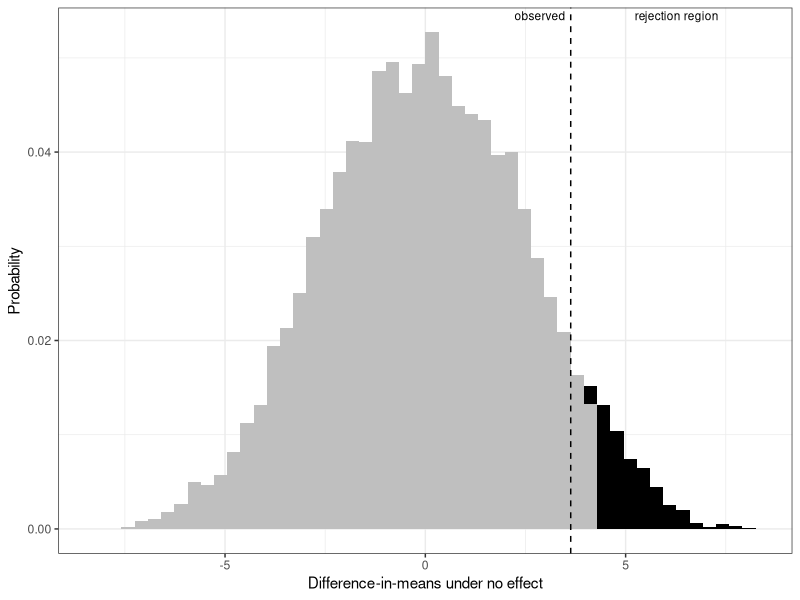
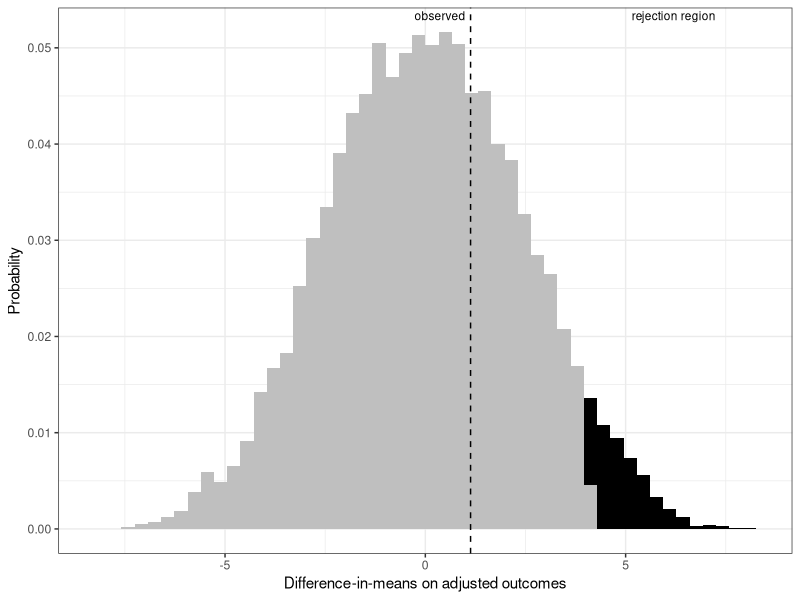
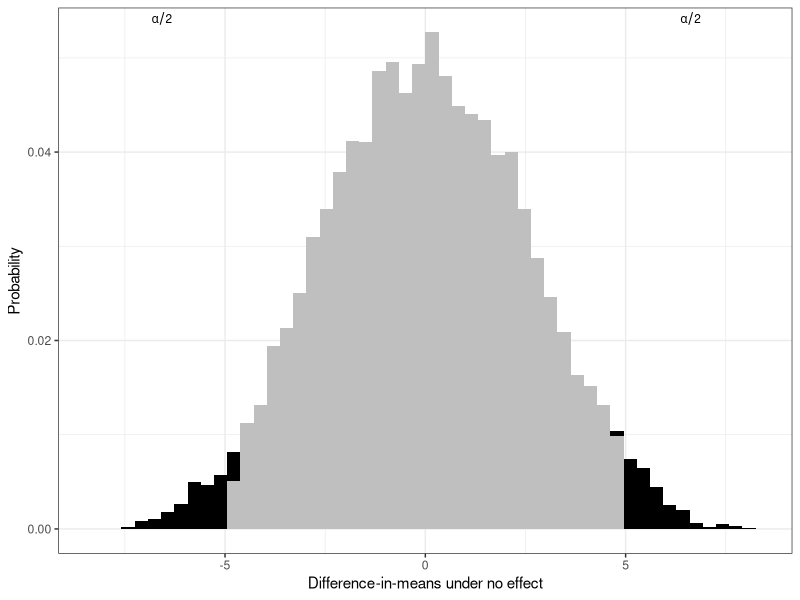
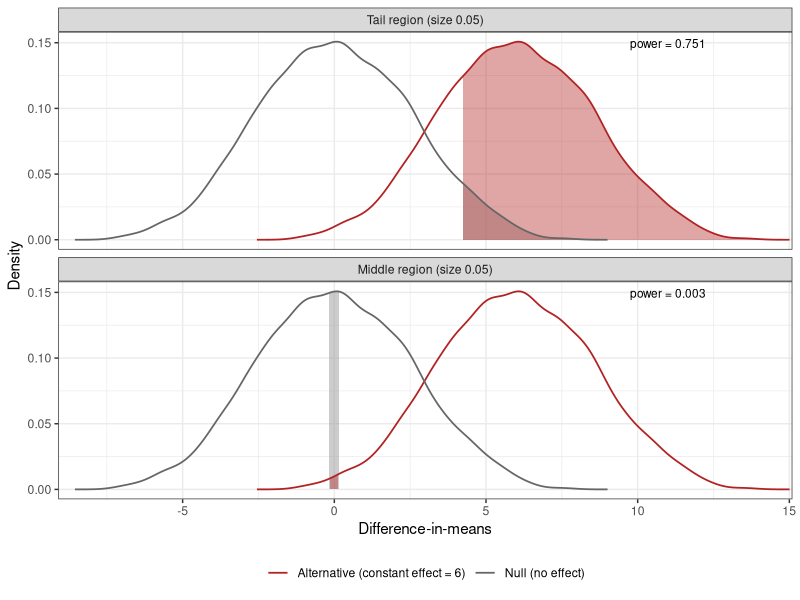
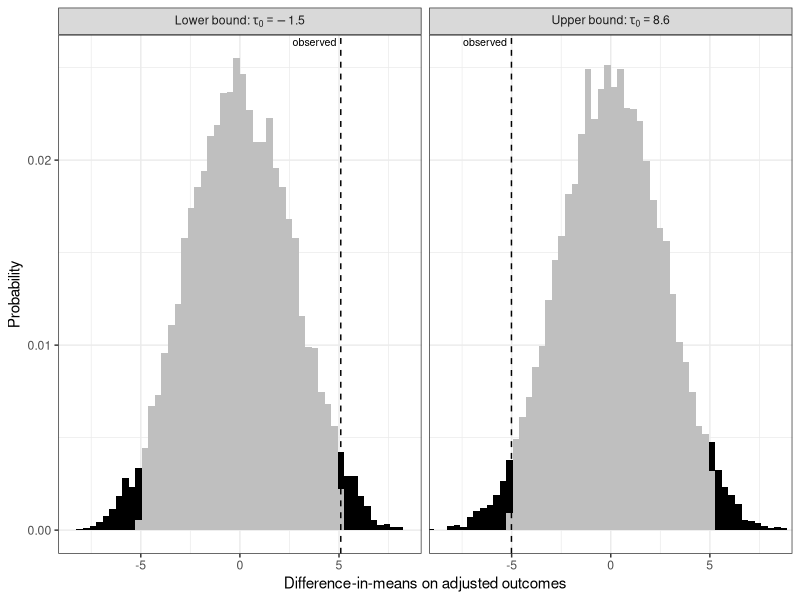
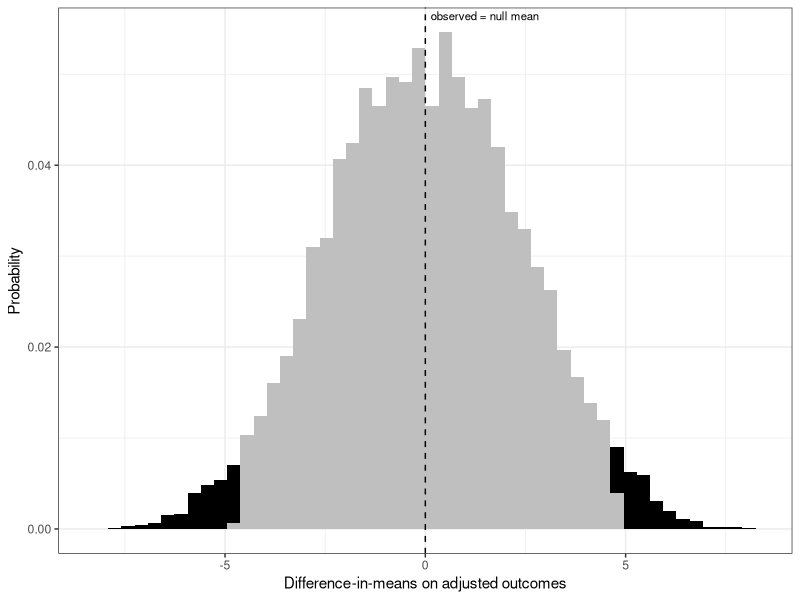
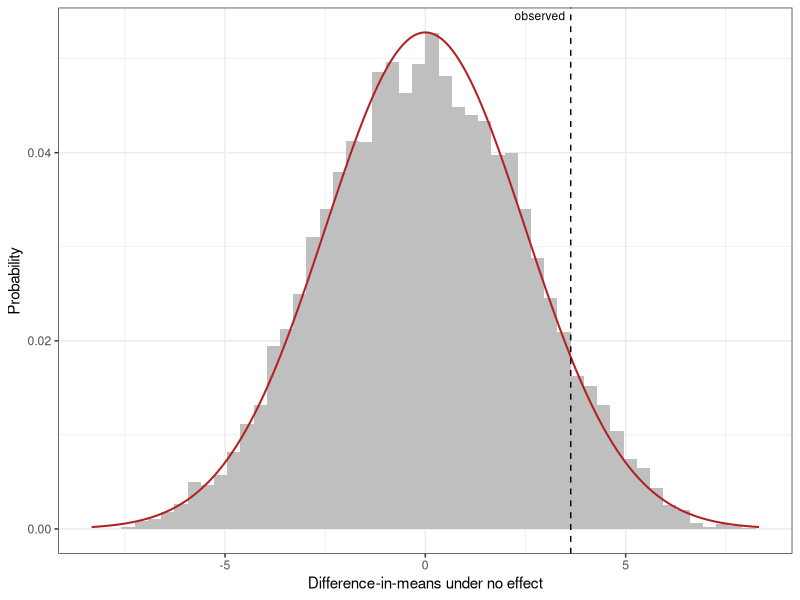
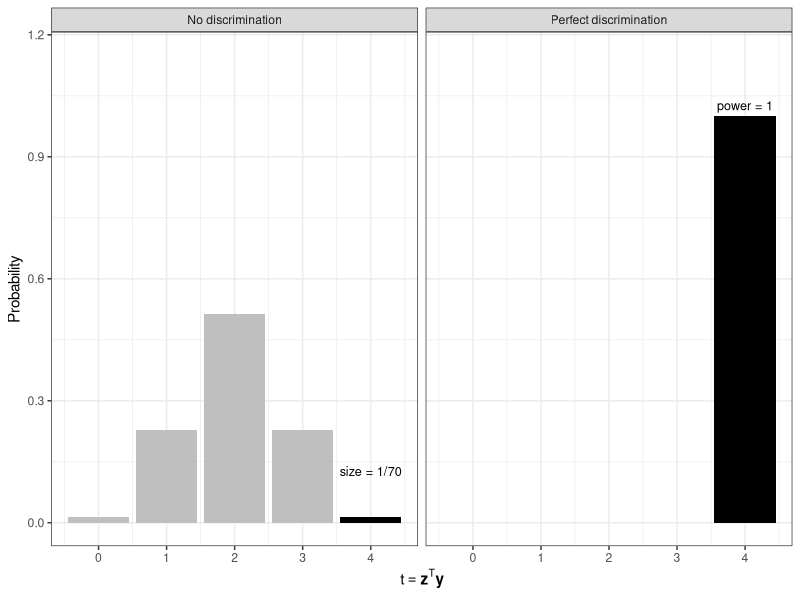

The R source for these figures, in order:
##' Randomization inference for the 2026-06-16 lecture: the ACORN GOTV experiment.
##' Reproduces every number and figure shown on the slides.
##'
##' Before running: download acorn03.csv into this script's working directory.
##' Then run top-to-bottom (e.g. `Rscript 2026-06-16.R`); figures are written to
##' an images/ subfolder.

library(ggplot2)

# Setup: data, test statistic, and the randomization distribution ------------

acorn <- read.csv("acorn03.csv")
z_obs <- acorn$z                 # observed assignment: 1 = canvassed, 0 = control
y_obs <- acorn$vote03 * 100      # 2003 precinct turnout, in percent
n_1   <- sum(z_obs)              # number treated  (fixed by complete randomization)
n_0   <- sum(1 - z_obs)          # number control

#' Difference-in-Means test statistic: treated mean minus control mean.
diff_in_means <- function(z, y) {
  return(mean(y[z == 1]) - mean(y[z == 0]))
}
t_obs <- diff_in_means(z = z_obs, y = y_obs)   # observed effect, ~ 3.6 points

# Complete randomization: sample assignments by permuting the observed z.
# Hold this set fixed so every test below uses the same randomization draws.
set.seed(seed = 12345)
assignments <- replicate(n = 10^4, expr = sample(x = z_obs))

#' Randomization distribution of the Difference-in-Means on a FIXED outcome
#' vector y, as the assignment varies over the sampled set.
randomization_dist <- function(y) {
  apply(X = assignments, MARGIN = 2,
        FUN = function(z) diff_in_means(z = z, y = y))
}

# Sharp null of no effect ----------------------------------------------------
# No effect: outcomes are unchanged by assignment, so hold the observed y fixed.
null_no_effect <- randomization_dist(y_obs)
p_no_effect    <- mean(null_no_effect >= t_obs)          # upper p-value
cat("No effect: t_obs =", round(t_obs, 2),
    " upper p =", round(p_no_effect, 3), "\n")

# Constant-effect null H_tau -------------------------------------------------
# H_tau: a constant effect tau for every precinct. Adjust outcomes by tau, then
# test as no effect on the adjusted outcomes y - tau * z. Returns both
# one-sided p-values.
test_tau <- function(tau) {
  y_adj <- y_obs - tau * z_obs
  obs   <- diff_in_means(z = z_obs, y = y_adj)
  null  <- randomization_dist(y_adj)
  return(c(upper = mean(null >= obs), lower = mean(null <= obs)))
}
cat("H_2.5: upper p =", round(test_tau(2.5)["upper"], 3), "\n")

# Confidence set by inverting the two-sided test -----------------------------
# Keep every tau the two-sided test does not reject (both tails >= alpha/2).
alpha <- 0.05
taus  <- seq(from = -3, to = 10, by = 0.02)
pvals <- sapply(X = taus, FUN = test_tau)
keep  <- taus[pvals["upper", ] >= alpha / 2 & pvals["lower", ] >= alpha / 2]
ci    <- c(lower = min(keep), upper = max(keep))
cat("95% confidence set:", round(ci, 2), "\n")

# Hodges-Lehmann point estimate ----------------------------------------------
# The tau that makes the observed statistic equal its null mean (0 here); for
# the Difference-in-Means this is just the observed difference.
hl_estimate <- t_obs
cat("Hodges-Lehmann estimate:", round(hl_estimate, 2), "\n")

# Normal approximation to the sharp-null distribution ------------------------
# Under the sharp null the potential outcomes are fixed, so the Difference-in-
# Means has a known finite-population variance; standardize and use N(0, 1).
s2_y   <- var(y_obs)
v_null <- (1 / n_1 + 1 / n_0) * s2_y
p_norm <- pnorm(q = t_obs / sqrt(v_null), lower.tail = FALSE)
cat("Normal-approximation upper p =", round(p_norm, 3), "\n")

# Figures --------------------------------------------------------------------
if (!dir.exists("images")) dir.create("images")

# Shared look: Freedman-Diaconis bin width, common x-range, and fill colors.
bin_width <- 2 * IQR(null_no_effect) / length(null_no_effect)^(1 / 3)
x_limits  <- c(-8.33, 8.33)
fills     <- c(reject = "black", retain = "grey75")

#' Histogram of a null distribution with an upper-tail rejection region (the
#' largest upper tail with null probability <= alpha) and the observed value.
upper_reject_plot <- function(null, obs, x_label, out_file) {
  values  <- sort(unique(null))
  c_alpha <- min(values[sapply(values, function(c) mean(null >= c)) <= alpha])
  plot_df <- data.frame(stat   = null,
                        region = ifelse(null >= c_alpha, "reject", "retain"))
  p <- ggplot(plot_df, aes(x = stat,
                           y = after_stat(count) / sum(after_stat(count)),
                           fill = region)) +
    geom_histogram(binwidth = bin_width, boundary = 0) +
    geom_vline(xintercept = obs, linetype = "dashed") +
    annotate(geom = "text", x = mean(c(c_alpha, x_limits[2])), y = Inf,
             label = "rejection region", vjust = 1.4, size = 3) +
    annotate(geom = "text", x = obs, y = Inf, label = "observed",
             hjust = 1.1, vjust = 1.4, size = 3) +
    scale_fill_manual(values = fills) +
    coord_cartesian(xlim = x_limits) +
    guides(fill = "none") +
    theme_bw() +
    xlab(label = x_label) +
    ylab(label = "Probability")
  ggsave(filename = out_file, plot = p,
         width = 6, height = 3.6, units = "in", dpi = 600)
}

# Sharp null of no effect: observed lies outside the rejection region.
upper_reject_plot(null = null_no_effect, obs = t_obs,
                  x_label = "Difference-in-means under no effect",
                  out_file = "images/null_dist_no_effect_plot.pdf")

# Constant-effect null at tau = 2.5 (test on adjusted outcomes).
upper_reject_plot(null = randomization_dist(y_obs - 2.5 * z_obs),
                  obs = t_obs - 2.5,
                  x_label = "Difference-in-means on adjusted outcomes",
                  out_file = "images/null_unif_plot.pdf")

# Two-sided rejection region: alpha/2 in each tail.
c_lo <- quantile(x = null_no_effect, probs = alpha / 2)
c_hi <- quantile(x = null_no_effect, probs = 1 - alpha / 2)
two_sided_df <- data.frame(
  stat   = null_no_effect,
  region = ifelse(null_no_effect <= c_lo | null_no_effect >= c_hi,
                  "reject", "retain"))
p_two_sided <- ggplot(two_sided_df, aes(x = stat,
                                        y = after_stat(count) / sum(after_stat(count)),
                                        fill = region)) +
  geom_histogram(binwidth = bin_width, boundary = 0) +
  annotate(geom = "text", x = mean(c(x_limits[1], c_lo)), y = Inf,
           label = "alpha/2", parse = TRUE, vjust = 1.4, size = 3) +
  annotate(geom = "text", x = mean(c(c_hi, x_limits[2])), y = Inf,
           label = "alpha/2", parse = TRUE, vjust = 1.4, size = 3) +
  scale_fill_manual(values = fills) +
  coord_cartesian(xlim = x_limits) +
  guides(fill = "none") +
  theme_bw() +
  xlab(label = "Difference-in-means under no effect") +
  ylab(label = "Probability")
ggsave(filename = "images/two_sided_rejection.pdf", plot = p_two_sided,
       width = 6, height = 3.6, units = "in", dpi = 600)

# Why a TAIL region: power of a tail vs a middle region, each of size alpha.
# A true effect shifts the distribution, so the tail captures the most
# alternative mass. Shaded areas are drawn under the density curves.
delta    <- 6
alt_dist <- null_no_effect + delta
values   <- sort(unique(null_no_effect))
c_tail   <- min(values[sapply(values, function(c) mean(null_no_effect >= c)) <= alpha])
m_lo     <- quantile(x = null_no_effect, probs = 0.5 - alpha / 2)   # central alpha
m_hi     <- quantile(x = null_no_effect, probs = 0.5 + alpha / 2)
power_tail <- mean(alt_dist >= c_tail)
power_mid  <- mean(alt_dist >= m_lo & alt_dist <= m_hi)

density_of <- function(x, label) {
  d <- density(x)
  return(data.frame(x = d$x, y = d$y, dist = label))
}
null_curve <- density_of(null_no_effect, "Null (no effect)")
alt_curve  <- density_of(alt_dist,       "Alternative (constant effect = 6)")
panels  <- c("Tail region (size 0.05)", "Middle region (size 0.05)")
regions <- data.frame(panel = panels, r_min = c(c_tail, m_lo),
                      r_max = c(max(alt_curve$x), m_hi))
in_region <- function(curve, panel) {
  bounds <- regions[regions$panel == panel, ]
  return(cbind(curve[curve$x >= bounds$r_min & curve$x <= bounds$r_max, ],
               panel = panel))
}
curves     <- do.call(rbind, lapply(panels, function(pn) {
  rbind(cbind(null_curve, panel = pn), cbind(alt_curve, panel = pn))
}))
shade_alt  <- do.call(rbind, lapply(panels, function(pn) in_region(alt_curve, pn)))
shade_null <- do.call(rbind, lapply(panels, function(pn) in_region(null_curve, pn)))
power_lab  <- data.frame(panel = panels,
                         lab = paste0("power = ", sprintf("%.3f", c(power_tail, power_mid))))
curves$panel     <- factor(curves$panel,     levels = panels)
shade_alt$panel  <- factor(shade_alt$panel,  levels = panels)
shade_null$panel <- factor(shade_null$panel, levels = panels)
power_lab$panel  <- factor(power_lab$panel,  levels = panels)
p_power <- ggplot() +
  geom_area(data = shade_null, aes(x = x, y = y), fill = "grey60", alpha = 0.5) +
  geom_area(data = shade_alt,  aes(x = x, y = y), fill = "firebrick", alpha = 0.4) +
  geom_line(data = curves, aes(x = x, y = y, colour = dist), linewidth = 0.6) +
  geom_text(data = power_lab, aes(x = 11, y = Inf, label = lab),
            vjust = 1.8, size = 3) +
  facet_wrap(~ panel, ncol = 1) +
  scale_colour_manual(values = c("Null (no effect)" = "grey40",
                                 "Alternative (constant effect = 6)" = "firebrick"),
                      name = NULL) +
  coord_cartesian(xlim = c(-8, 14)) +
  theme_bw() +
  theme(legend.position = "bottom") +
  xlab(label = "Difference-in-means") +
  ylab(label = "Density")
ggsave(filename = "images/rejection_region_power.pdf", plot = p_power,
       width = 6, height = 4.4, units = "in", dpi = 600)

# Confidence-set bounds: null at a hypothesized tau, with both alpha/2 tails
# shaded and the observed adjusted statistic. At each bound the observed value
# sits just at a tail edge.
tail_panel <- function(tau, label) {
  y_adj <- y_obs - tau * z_obs
  null  <- randomization_dist(y_adj)
  lo <- quantile(x = null, probs = alpha / 2)
  hi <- quantile(x = null, probs = 1 - alpha / 2)
  return(list(hist = data.frame(stat = null, panel = label,
                                region = ifelse(null <= lo | null >= hi,
                                                "reject", "retain")),
              line = data.frame(panel = label, obs = t_obs - tau)))
}
lo_lab <- paste0("'Lower bound:'~tau[0]==", round(ci["lower"], 1))
hi_lab <- paste0("'Upper bound:'~tau[0]==", round(ci["upper"], 1))
lo_b   <- tail_panel(ci["lower"], lo_lab)
hi_b   <- tail_panel(ci["upper"], hi_lab)
bound_hist <- rbind(lo_b$hist, hi_b$hist)
bound_line <- rbind(lo_b$line, hi_b$line)
bound_hist$panel <- factor(bound_hist$panel, levels = c(lo_lab, hi_lab))
bound_line$panel <- factor(bound_line$panel, levels = c(lo_lab, hi_lab))
p_bounds <- ggplot(bound_hist, aes(x = stat,
                                   y = after_stat(count) / sum(after_stat(count)),
                                   fill = region)) +
  geom_histogram(binwidth = bin_width, boundary = 0) +
  geom_vline(data = bound_line, aes(xintercept = obs), linetype = "dashed") +
  geom_text(data = bound_line, aes(x = obs, y = Inf, label = "observed"),
            inherit.aes = FALSE, vjust = 1.4, hjust = 1.1, size = 2.7) +
  facet_wrap(~ panel, ncol = 2, labeller = label_parsed) +
  scale_fill_manual(values = fills) +
  coord_cartesian(xlim = x_limits) +
  guides(fill = "none") +
  theme_bw() +
  xlab(label = "Difference-in-means on adjusted outcomes") +
  ylab(label = "Probability")
ggsave(filename = "images/ci_bounds.pdf", plot = p_bounds,
       width = 6.6, height = 3.4, units = "in", dpi = 600)

# Hodges-Lehmann: at tau = HL the observed adjusted statistic sits at the
# null mean (0).
hl <- tail_panel(hl_estimate, "HL")
p_hl <- ggplot(hl$hist, aes(x = stat,
                            y = after_stat(count) / sum(after_stat(count)),
                            fill = region)) +
  geom_histogram(binwidth = bin_width, boundary = 0) +
  geom_vline(xintercept = 0, linetype = "dashed") +
  annotate(geom = "text", x = 0, y = Inf, label = "observed = null mean",
           vjust = 1.4, hjust = -0.05, size = 2.9) +
  scale_fill_manual(values = fills) +
  coord_cartesian(xlim = x_limits) +
  guides(fill = "none") +
  theme_bw() +
  xlab(label = "Difference-in-means on adjusted outcomes") +
  ylab(label = "Probability")
ggsave(filename = "images/hl_estimate.pdf", plot = p_hl,
       width = 6, height = 3.4, units = "in", dpi = 600)

# Normal approximation: the simulated sharp-null histogram with the N(0, V)
# density overlaid (V = the exact randomization variance computed above).
normal_curve <- data.frame(x = seq(from = x_limits[1], to = x_limits[2],
                                   length.out = 400))
normal_curve$y <- dnorm(x = normal_curve$x, mean = 0, sd = sqrt(v_null)) * bin_width
p_normal <- ggplot(data.frame(stat = null_no_effect), aes(x = stat)) +
  geom_histogram(aes(y = after_stat(count) / sum(after_stat(count))),
                 binwidth = bin_width, boundary = 0, fill = "grey75") +
  geom_line(data = normal_curve, aes(x = x, y = y), colour = "firebrick",
            linewidth = 0.7) +
  geom_vline(xintercept = t_obs, linetype = "dashed") +
  annotate(geom = "text", x = t_obs, y = Inf, label = "observed",
           hjust = 1.1, vjust = 1.4, size = 3) +
  coord_cartesian(xlim = x_limits) +
  theme_bw() +
  xlab(label = "Difference-in-means under no effect") +
  ylab(label = "Probability")
ggsave(filename = "images/normal_approx.pdf", plot = p_normal,
       width = 6, height = 3.6, units = "in", dpi = 600)

# Size vs power (Lady Tasting Tea, t = z^T y). Reject iff t = 4, so the
# rejection region is {t = 4}; its probability is the SIZE under no
# discrimination and the POWER under perfect discrimination.
t_grid   <- 0:4
p_tea    <- choose(4, t_grid) * choose(4, 4 - t_grid) / choose(8, 4)  # hypergeometric
p_perf   <- as.numeric(t_grid == 4)                                   # all mass at 4
tea_lvls <- c("No discrimination", "Perfect discrimination")
tea_df   <- rbind(
  data.frame(t = t_grid, prob = p_tea,  panel = tea_lvls[1]),
  data.frame(t = t_grid, prob = p_perf, panel = tea_lvls[2]))
tea_df$panel  <- factor(tea_df$panel, levels = tea_lvls)
tea_df$region <- ifelse(tea_df$t == 4, "reject", "retain")
tea_lab <- data.frame(panel = factor(tea_lvls, levels = tea_lvls),
                      t = c(4, 4), prob = c(0.10, 1.0),
                      lab = c("size = 1/70", "power = 1"))
p_size_power <- ggplot(tea_df, aes(x = t, y = prob, fill = region)) +
  geom_col(width = 0.9) +
  geom_text(data = tea_lab, aes(x = t, y = prob, label = lab),
            inherit.aes = FALSE, vjust = -0.6, size = 3.2) +
  facet_wrap(~ panel) +
  scale_fill_manual(values = fills) +
  coord_cartesian(ylim = c(0, 1.15)) +
  guides(fill = "none") +
  theme_bw() +
  xlab(expression(t == bold(z)^T * bold(y))) +
  ylab(label = "Probability")
ggsave(filename = "images/size_power_tea.pdf", plot = p_size_power,
       width = 7, height = 3.2, units = "in", dpi = 600)
